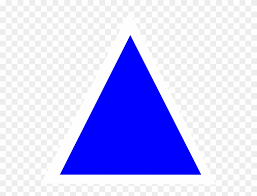
#> input picture images/download3.png, 257 x 196 px, found by its file name
$ python canny.py
#> lines starting #> are read from the running program, lines starting #| are printed output that depends on the picture; after the words box and inside, x2 and y2 are one past the last pixel; in counts of white or black regions, pixels touching at a corner belong together
import cv2
import numpy as np
from matplotlib import pyplot as plt

img = cv2.imread('download3.png',0)
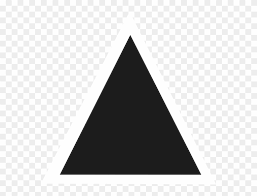
#> img: shape (196, 257); min 26, max 255, mean 203.9
edges = cv2.Canny(img,100,200)
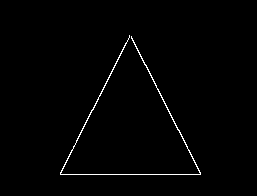
#> edges: shape (196, 257); 1.1% white in thin lines or dots, all inside (x1, y1, x2, y2) = (60, 35, 201, 175)
cv2.imwrite('download4.png', edges)
